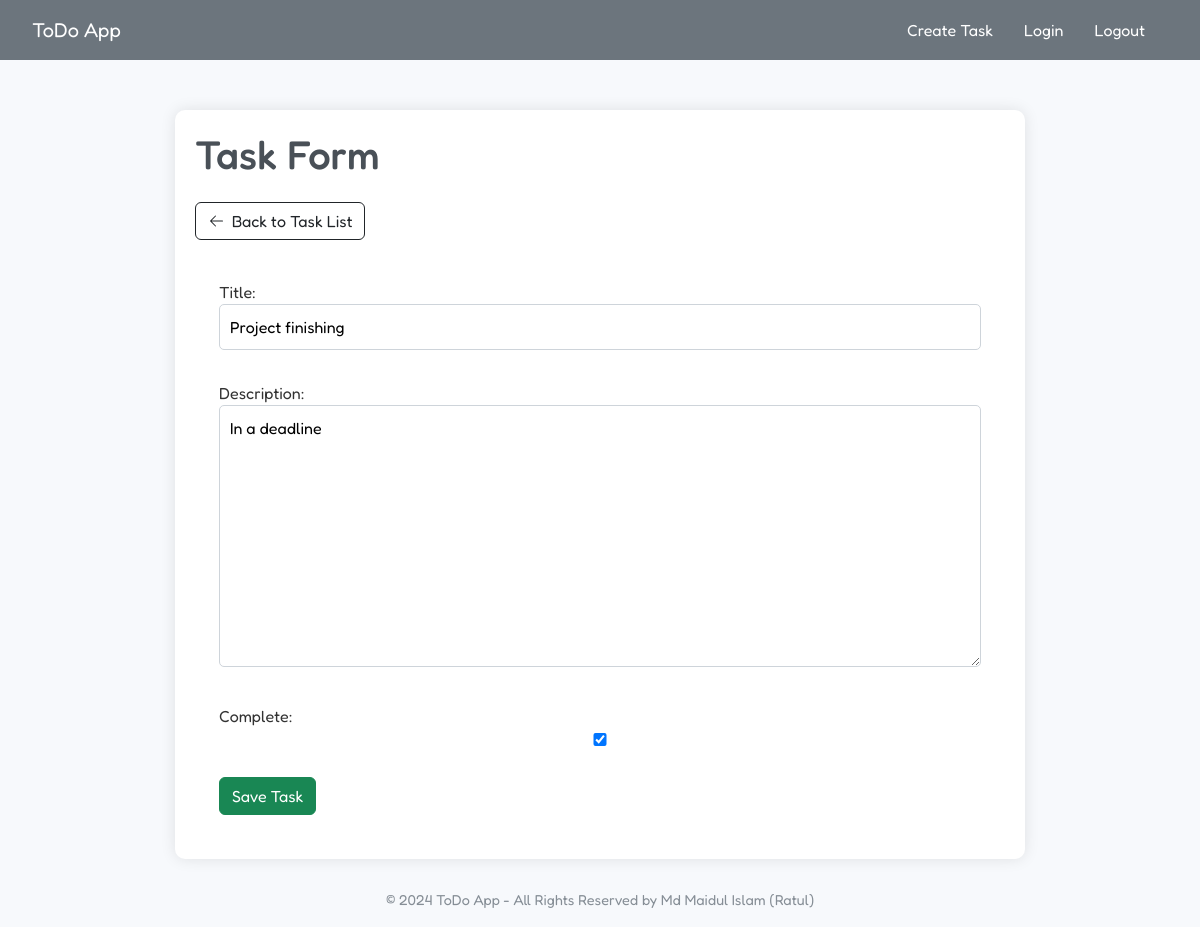
The page /update/9/ (signed in) on the database its author committed.
### base/models.py (models this page shows, shortened)
class Task(models.Model):
    user = models.ForeignKey(User, on_delete=models.CASCADE, null=True, blank=True)
    title = models.CharField(max_length=200)
    description = models.TextField(null=True, blank=True)
    complete = models.BooleanField(default=False)
    create = models.DateTimeField(auto_now_add=True)
    class Meta:
        ordering = ['complete']

### base/views.py (the view)
# urls.py: path("update/<int:pk>/", TaskUpdate.as_view(), name="taskupdate"),
class TaskUpdate(LoginRequiredMixin, UpdateView):
    model = Task
    fields = ['title', 'description', 'complete']
    success_url = reverse_lazy('tasklist')
    template_name = 'base/task_form.html'

### base/templates/base/task_form.html (shortened to what this page needs)
{% extends 'base/main.html' %}
{% block content %}
<h1 class="mb-4">Task Form</h1>
<a href="{% url 'tasklist' %}" class="btn btn-outline-dark mb-3 d-inline-flex align-items-center">
    <svg xmlns="http://www.w3.org/2000/svg" width="16" height="16" fill="currentColor" class="bi bi-arrow-left me-2" viewBox="0 0 16 16">
        <path fill-rule="evenodd" d="M15 8a.5.5 0 0 1-.5.5H3.707l4.147 4.146a.5.5 0 0 1-.708.708l-5-5a.5.5 0 0 1 0-.708l5-5a.5.5 0 1 1 .708.708L3.707 7.5H14.5A.5.5 0 0 1 15 8z"/>
    </svg>
    Back to Task List
</a>
<div class="p-4">
    <form method="post" action="">
        {{ form.as_p }}
        <div class="mt-3">
            <button type="submit" class="btn btn-success">Save Task</button>
        </div>
    </form>
</div>
{% endblock content %}

### base/templates/base/main.html (style rules this page uses)
body { background-color: #f7f9fc; font-family: "Fredoka", sans-serif; color: #333; }
h1, h2, h3 { color: #495057; }
button, input[type="submit"] { background-color: #007bff; color: white; border-radius: 5px; padding: 10px 20px; border: none; }
input, textarea { border: 1px solid #ced4da; padding: 10px; width: 100%; border-radius: 5px; margin-bottom: 15px; }

### rows shown on the page
Task: title "Project finishing", description "In a deadline", complete "☑"
